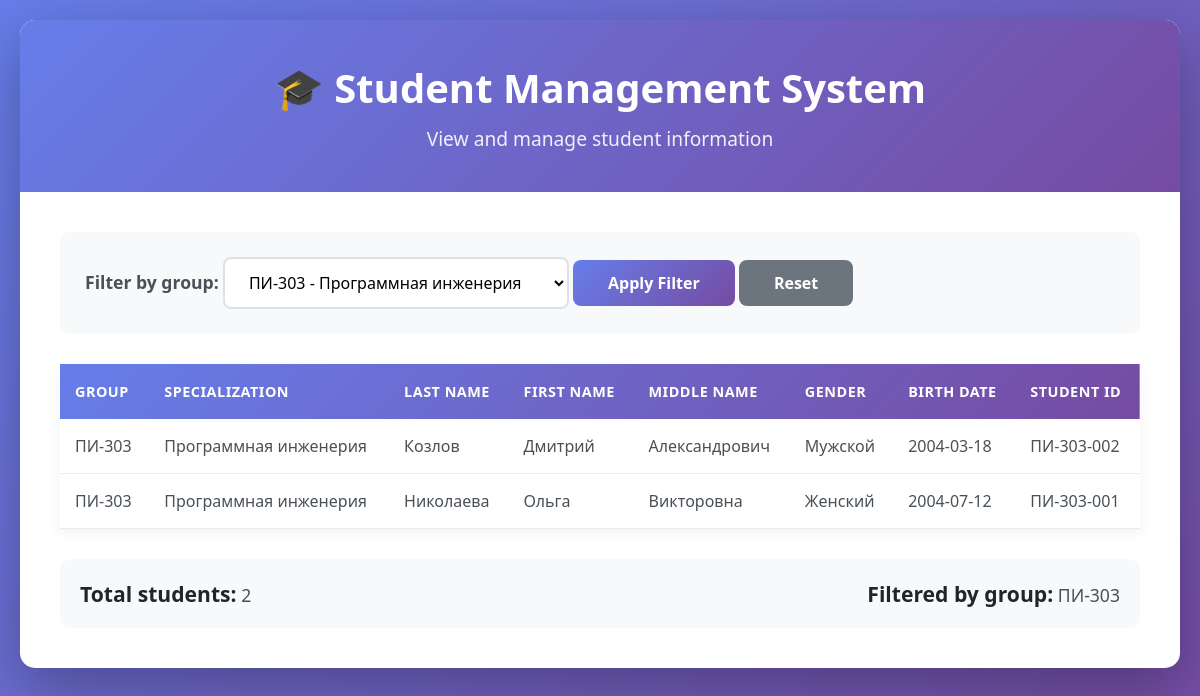
Page /index.php?group=ПИ-303 on the committed database.
### tables this page shows
CREATE TABLE students (
    id INTEGER PRIMARY KEY AUTOINCREMENT,
    group_id INTEGER,
    last_name VARCHAR(50) NOT NULL,
    first_name VARCHAR(50) NOT NULL,
    middle_name VARCHAR(50),
    gender VARCHAR(10) NOT NULL CHECK(gender IN ('Мужской', 'Женский')),
    birth_date DATE NOT NULL,
    student_id VARCHAR(20) NOT NULL UNIQUE,
    FOREIGN KEY (group_id) REFERENCES groups(id)
);

CREATE TABLE groups (
    id INTEGER PRIMARY KEY AUTOINCREMENT,
    name VARCHAR(10) NOT NULL UNIQUE,
    specialization VARCHAR(100) NOT NULL,
    graduation_year INTEGER NOT NULL
);

### web/index.php (the view, shortened to what this page needs)
<!DOCTYPE html>
<html lang="en">
<head>
</head>
<body>
    <div class="container">
        <header class="header">
            <h1>🎓 Student Management System</h1>
            <p>View and manage student information</p>
        </header>
        <main class="content">
            <div class="filter-section">
                <form method="GET">
                    <label for="group">Filter by group:</label>
                    <select name="group" id="group">
                        <?php
                        try {
                            $database = new PDO('sqlite:../db/students.db');
                            $database->setAttribute(PDO::ATTR_ERRMODE, PDO::ERRMODE_EXCEPTION);
                            $currentYear = date('Y');
                            $groupQuery = $database->prepare("
                                SELECT name, specialization
                                FROM groups
                                WHERE graduation_year >= :year
                                ORDER BY specialization, name
                            ");
                            $groupQuery->execute(['year' => $currentYear]);
                            $groupList = $groupQuery->fetchAll(PDO::FETCH_ASSOC);
                            $selectedGroup = $_GET['group'] ?? '';
                            foreach ($groupList as $groupItem) {
                                $isSelected = ($selectedGroup === $groupItem['name']) ? 'selected' : '';
                                echo "<option value=\"{$groupItem['name']}\" $isSelected>";
                                echo htmlspecialchars($groupItem['name']) . ' - ' . htmlspecialchars($groupItem['specialization']);
                                echo "</option>";
                            }
                            $studentQuery = "SELECT g.name as group_name, g.specialization,
                                                    s.last_name, s.first_name, s.middle_name,
                                                    s.gender, s.birth_date, s.student_id
                                             FROM students s
                                             JOIN groups g ON s.group_id = g.id
                                             WHERE g.graduation_year >= :year";
                            $queryParams = ['year' => $currentYear];
                            if (!empty($selectedGroup)) {
                                $studentQuery .= " AND g.name = :group_name";
                                $queryParams['group_name'] = $selectedGroup;
                            }
                            $studentQuery .= " ORDER BY g.name, s.last_name, s.first_name";
                            $studentStatement = $database->prepare($studentQuery);
                            $studentStatement->execute($queryParams);
                            $studentRecords = $studentStatement->fetchAll(PDO::FETCH_ASSOC);
                        } catch (PDOException $error) {
                            die("Database connection error: " . $error->getMessage());
                        }
                        ?>
                    </select>
                    <button type="submit" class="btn">Apply Filter</button>
                    <a href="?" class="btn btn-reset">Reset</a>
                </form>
            </div>
            <?php if (!empty($studentRecords)): ?>
                <table class="students-table">
                    <thead>
                        <tr>
                            <th>Group</th>
                            <th>Specialization</th>
                            <th>Last Name</th>
                            <th>First Name</th>
                            <th>Middle Name</th>
                            <th>Gender</th>
                            <th>Birth Date</th>
                            <th>Student ID</th>
                        </tr>
                    </thead>
                    <tbody>
                        <?php foreach ($studentRecords as $student): ?>
                        <tr>
                            <td><?= htmlspecialchars($student['group_name']) ?></td>
                            <td><?= htmlspecialchars($student['specialization']) ?></td>
                            <td><?= htmlspecialchars($student['last_name']) ?></td>
                            <td><?= htmlspecialchars($student['first_name']) ?></td>
                            <td><?= htmlspecialchars($student['middle_name'] ?? '') ?></td>
                            <td><?= htmlspecialchars($student['gender']) ?></td>
                            <td><?= htmlspecialchars($student['birth_date']) ?></td>
                            <td><?= htmlspecialchars($student['student_id']) ?></td>
                        </tr>
                        <?php endforeach; ?>
                    </tbody>
                </table>
                <div class="stats">
                    <div>
                        <strong>Total students:</strong> <?= count($studentRecords) ?>
                    </div>
                    <div>
                        <?php if (!empty($selectedGroup)): ?>
                            <strong>Filtered by group:</strong> <?= htmlspecialchars($selectedGroup) ?>
                        <?php else: ?>
                            Showing all active groups
                        <?php endif; ?>
                    </div>
                </div>
            <?php endif; ?>
        </main>
    </div>
</body>
</html>

### web/index.php (style rules this page uses)
* { margin: 0; padding: 0; box-sizing: border-box; font-family: 'Segoe UI', Tahoma, Geneva, Verdana, sans-serif; }
body { background: linear-gradient(135deg, #667eea 0%, #764ba2 100%); min-height: 100vh; padding: 20px; }
.container { max-width: 1200px; margin: 0 auto; background: white; border-radius: 15px; box-shadow: 0 20px 60px rgba(0,0,0,0.3); overflow: hidden; }
.header { background: linear-gradient(135deg, #667eea 0%, #764ba2 100%); color: white; padding: 40px; text-align: center; }
.header h1 { font-size: 2.5em; margin-bottom: 10px; }
.header p { font-size: 1.2em; opacity: 0.9; }
.content { padding: 40px; }
.filter-section { background: #f8f9fa; padding: 25px; border-radius: 10px; margin-bottom: 30px; display: flex; gap: 15px; align-items: center; flex-wrap: wrap; }
.filter-section label { font-weight: 600; color: #495057; font-size: 1.1em; }
.filter-section select { flex: 1; min-width: 250px; padding: 12px 20px; border: 2px solid #dee2e6; border-radius: 8px; font-size: 1em; transition: all 0.3s; background: white; cursor: pointer; }
.btn { background: linear-gradient(135deg, #667eea 0%, #764ba2 100%); color: white; border: none; padding: 12px 35px; border-radius: 8px; font-size: 1em; font-weight: 600; cursor: pointer; transition: transform 0.2s, box-shadow 0.2s; text-decoration: none; display: inline-block; }
.btn-reset { background: #6c757d; }
.students-table { width: 100%; border-collapse: collapse; margin-top: 20px; box-shadow: 0 5px 15px rgba(0,0,0,0.05); }
.students-table thead { background: linear-gradient(135deg, #667eea 0%, #764ba2 100%); color: white; }
.students-table th { padding: 18px 15px; text-align: left; font-weight: 600; text-transform: uppercase; letter-spacing: 0.5px; font-size: 0.9em; }
.students-table tbody tr { border-bottom: 1px solid #e9ecef; transition: background 0.2s; }
.students-table td { padding: 16px 15px; color: #495057; }
.stats { background: #f8f9fa; padding: 20px; border-radius: 10px; margin-top: 30px; display: flex; justify-content: space-between; align-items: center; flex-wrap: wrap; gap: 15px; }
.stats div { font-size: 1.1em; color: #495057; }
.stats strong { color: #212529; font-size: 1.2em; }

### rows in the picture
students: group.name "ПИ-303", group.specialization "Программная инженерия", last_name "Козлов", first_name "Дмитрий", middle_name "Александрович", gender "Мужской", birth_date "2004-03-18", student "ПИ-303-002"
students: group.name "ПИ-303", group.specialization "Программная инженерия", last_name "Николаева", first_name "Ольга", middle_name "Викторовна", gender "Женский", birth_date "2004-07-12", student "ПИ-303-001"

### other values in the picture
count($studentRecords) "2"
$selectedGroup "ПИ-303"
form field group "ПИ-303 - Программная инженерия"
